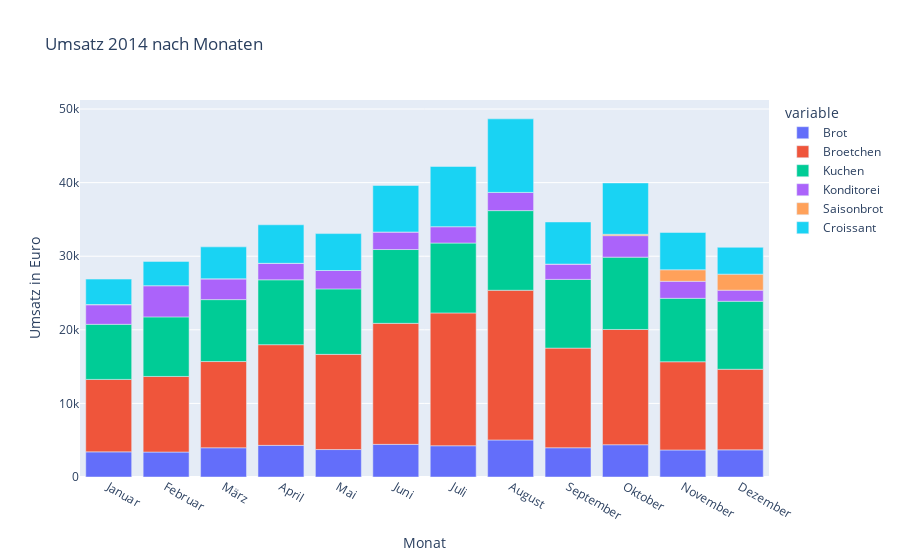
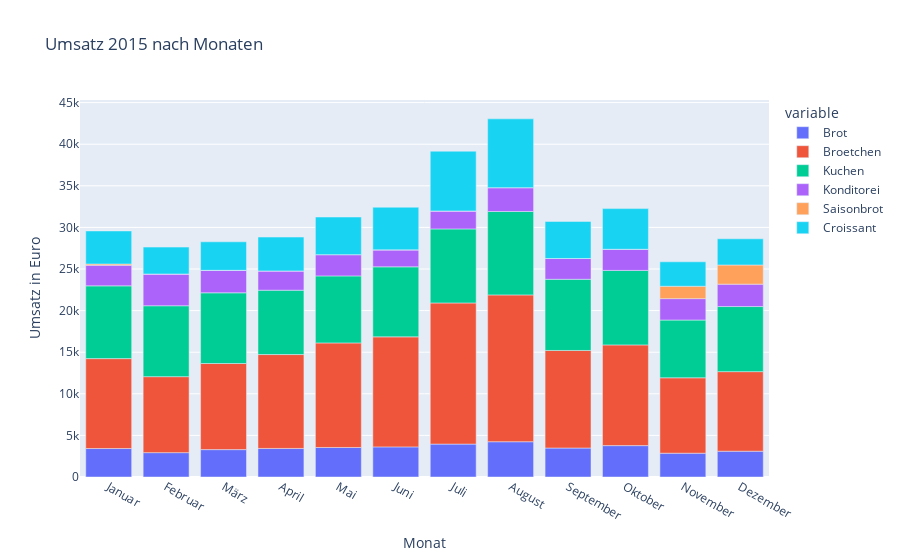
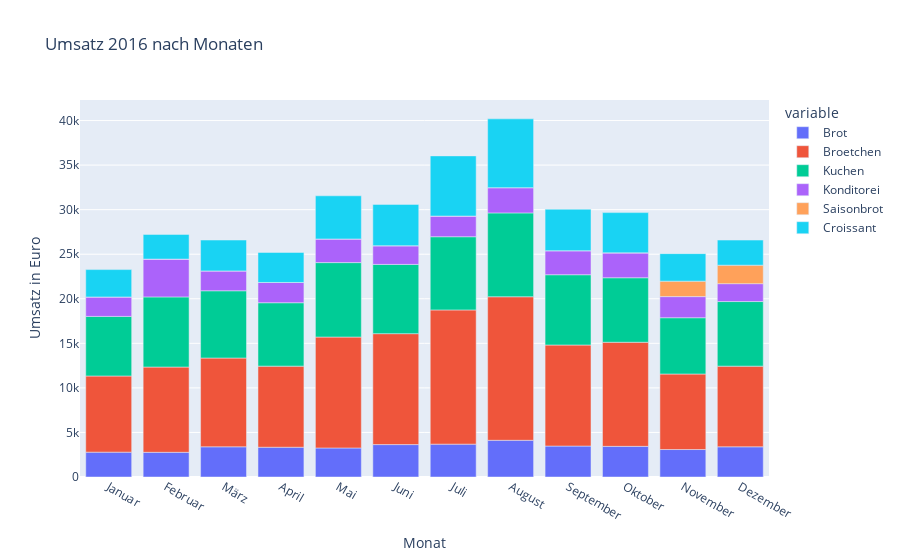
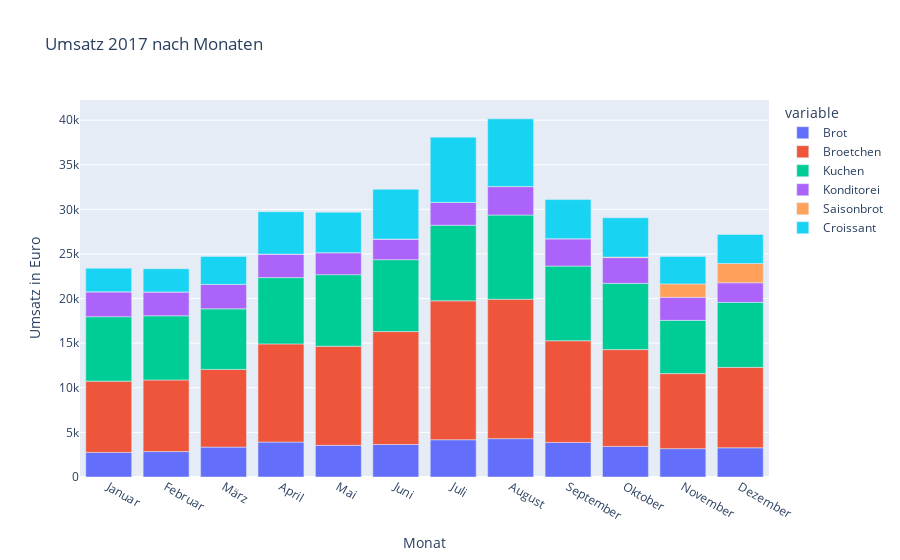

Notebook cell for these charts, in order:
### Code cell
#gesamtumsatz von 2014 nach monaten als barplot

def plot_gesamtumsatz(data, year):
    data_grouped = data.groupby('month').sum().reset_index()
    data_grouped = data_grouped.rename(columns={'Umsatz_total': 'Gesamtumsatz'})
    
    fig = px.bar(data_grouped, x='month', y=['Brot', 'Broetchen', 'Kuchen', 'Konditorei', 'Saisonbrot', 'Croissant'], title=f'Umsatz {year} nach Monaten')
    fig.update_xaxes(title_text='Monat')
    fig.update_yaxes(title_text='Umsatz in Euro')
    fig.update_xaxes(tickvals=[1,2,3,4,5,6,7,8,9,10,11,12], ticktext=['Januar', 'Februar', 'März', 'April', 'Mai', 'Juni', 'Juli', 'August', 'September', 'Oktober', 'November', 'Dezember'])
    fig.show()

plot_gesamtumsatz(data_2014, 2014)
plot_gesamtumsatz(data_2015, 2015)
plot_gesamtumsatz(data_2016, 2016)
plot_gesamtumsatz(data_2017, 2017)

### Figure 1 — Plotly figure (JSON) as saved in the notebook; plotly's stock layout.template omitted (floating-point values rounded to 4 significant figures)
{"data": [{"alignmentgroup": "True", "hovertemplate": "variable=Brot<br>month=%{x}<br>value=%{y}<extra></extra>", "legendgroup": "Brot", "marker": {"color": "#636efa", "pattern": {"shape": ""}}, "name": "Brot", "offsetgroup": "Brot", "orientation": "v", "showlegend": true, "textposition": "auto", "type": "bar", "x": [1, 2, 3, 4, 5, 6, 7, 8, 9, 10, 11, 12], "xaxis": "x", "y": [3416.0, 3389.0, 3971.0, 4298.0, 3730.0, 4434.0, 4247.0, 5031.0, 3974.0, 4386.0, 3673.0, 3688.0], "yaxis": "y"}, {"alignmentgroup": "True", "hovertemplate": "variable=Broetchen<br>month=%{x}<br>value=%{y}<extra></extra>", "legendgroup": "Broetchen", "marker": {"color": "#EF553B", "pattern": {"shape": ""}}, "name": "Broetchen", "offsetgroup": "Broetchen", "orientation": "v", "showlegend": true, "textposition": "auto", "type": "bar", "x": [1, 2, 3, 4, 5, 6, 7, 8, 9, 10, 11, 12], "xaxis": "x", "y": [9846.0, 10270.0, 11720.0, 13680.0, 12930.0, 16450.0, 18050.0, 20340.0, 13540.0, 15660.0, 11990.0, 10950.0], "yaxis": "y"}, {"alignmentgroup": "True", "hovertemplate": "variable=Kuchen<br>month=%{x}<br>value=%{y}<extra></extra>", "legendgroup": "Kuchen", "marker": {"color": "#00cc96", "pattern": {"shape": ""}}, "name": "Kuchen", "offsetgroup": "Kuchen", "orientation": "v", "showlegend": true, "textposition": "auto", "type": "bar", "x": [1, 2, 3, 4, 5, 6, 7, 8, 9, 10, 11, 12], "xaxis": "x", "y": [7488.0, 8094.0, 8415.0, 8814.0, 8896.0, 10030.0, 9497.0, 10820.0, 9342.0, 9831.0, 8619.0, 9237.0], "yaxis": "y"}, {"alignmentgroup": "True", "hovertemplate": "variable=Konditorei<br>month=%{x}<br>value=%{y}<extra></extra>", "legendgroup": "Konditorei", "marker": {"color": "#ab63fa", "pattern": {"shape": ""}}, "name": "Konditorei", "offsetgroup": "Konditorei", "orientation": "v", "showlegend": true, "textposition": "auto", "type": "bar", "x": [1, 2, 3, 4, 5, 6, 7, 8, 9, 10, 11, 12], "xaxis": "x", "y": [2651.0, 4245.0, 2827.0, 2245.0, 2500.0, 2385.0, 2230.0, 2473.0, 2078.0, 2922.0, 2312.0, 1509.0], "yaxis": "y"}, {"alignmentgroup": "True", "hovertemplate": "variable=Saisonbrot<br>month=%{x}<br>value=%{y}<extra></extra>", "legendgroup": "Saisonbrot", "marker": {"color": "#FFA15A", "pattern": {"shape": ""}}, "name": "Saisonbrot", "offsetgroup": "Saisonbrot", "orientation": "v", "showlegend": true, "textposition": "auto", "type": "bar", "x": [1, 2, 3, 4, 5, 6, 7, 8, 9, 10, 11, 12], "xaxis": "x", "y": [35.62, 0, 0, 0, 0, 0, 0, 0, 0, 184.3, 1566.0, 2177.0], "yaxis": "y"}, {"alignmentgroup": "True", "hovertemplate": "variable=Croissant<br>month=%{x}<br>value=%{y}<extra></extra>", "legendgroup": "Croissant", "marker": {"color": "#19d3f3", "pattern": {"shape": ""}}, "name": "Croissant", "offsetgroup": "Croissant", "orientation": "v", "showlegend": true, "textposition": "auto", "type": "bar", "x": [1, 2, 3, 4, 5, 6, 7, 8, 9, 10, 11, 12], "xaxis": "x", "y": [3455.0, 3291.0, 4339.0, 5232.0, 5016.0, 6319.0, 8173.0, 9996.0, 5725.0, 6974.0, 5070.0, 3647.0], "yaxis": "y"}], "layout": {"barmode": "relative", "legend": {"title": {"text": "variable"}, "tracegroupgap": 0}, "title": {"text": "Umsatz 2014 nach Monaten"}, "xaxis": {"anchor": "y", "domain": [0, 1], "ticktext": ["Januar", "Februar", "März", "April", "Mai", "Juni", "Juli", "August", "September", "Oktober", "November", "Dezember"], "tickvals": [1, 2, 3, 4, 5, 6, 7, 8, 9, 10, 11, 12], "title": {"text": "Monat"}}, "yaxis": {"anchor": "x", "domain": [0, 1], "title": {"text": "Umsatz in Euro"}}}}

### Figure 2 — Plotly figure (JSON) as saved in the notebook; plotly's stock layout.template omitted (floating-point values rounded to 4 significant figures)
{"data": [{"alignmentgroup": "True", "hovertemplate": "variable=Brot<br>month=%{x}<br>value=%{y}<extra></extra>", "legendgroup": "Brot", "marker": {"color": "#636efa", "pattern": {"shape": ""}}, "name": "Brot", "offsetgroup": "Brot", "orientation": "v", "showlegend": true, "textposition": "auto", "type": "bar", "x": [1, 2, 3, 4, 5, 6, 7, 8, 9, 10, 11, 12], "xaxis": "x", "y": [3423.0, 2929.0, 3291.0, 3433.0, 3547.0, 3620.0, 3956.0, 4239.0, 3483.0, 3773.0, 2861.0, 3102.0], "yaxis": "y"}, {"alignmentgroup": "True", "hovertemplate": "variable=Broetchen<br>month=%{x}<br>value=%{y}<extra></extra>", "legendgroup": "Broetchen", "marker": {"color": "#EF553B", "pattern": {"shape": ""}}, "name": "Broetchen", "offsetgroup": "Broetchen", "orientation": "v", "showlegend": true, "textposition": "auto", "type": "bar", "x": [1, 2, 3, 4, 5, 6, 7, 8, 9, 10, 11, 12], "xaxis": "x", "y": [10810.0, 9134.0, 10350.0, 11280.0, 12570.0, 13230.0, 16960.0, 17650.0, 11730.0, 12110.0, 9064.0, 9564.0], "yaxis": "y"}, {"alignmentgroup": "True", "hovertemplate": "variable=Kuchen<br>month=%{x}<br>value=%{y}<extra></extra>", "legendgroup": "Kuchen", "marker": {"color": "#00cc96", "pattern": {"shape": ""}}, "name": "Kuchen", "offsetgroup": "Kuchen", "orientation": "v", "showlegend": true, "textposition": "auto", "type": "bar", "x": [1, 2, 3, 4, 5, 6, 7, 8, 9, 10, 11, 12], "xaxis": "x", "y": [8745.0, 8522.0, 8495.0, 7737.0, 8052.0, 8415.0, 8897.0, 10030.0, 8557.0, 8953.0, 6942.0, 7822.0], "yaxis": "y"}, {"alignmentgroup": "True", "hovertemplate": "variable=Konditorei<br>month=%{x}<br>value=%{y}<extra></extra>", "legendgroup": "Konditorei", "marker": {"color": "#ab63fa", "pattern": {"shape": ""}}, "name": "Konditorei", "offsetgroup": "Konditorei", "orientation": "v", "showlegend": true, "textposition": "auto", "type": "bar", "x": [1, 2, 3, 4, 5, 6, 7, 8, 9, 10, 11, 12], "xaxis": "x", "y": [2475.0, 3812.0, 2702.0, 2312.0, 2558.0, 2041.0, 2154.0, 2862.0, 2497.0, 2544.0, 2574.0, 2690.0], "yaxis": "y"}, {"alignmentgroup": "True", "hovertemplate": "variable=Saisonbrot<br>month=%{x}<br>value=%{y}<extra></extra>", "legendgroup": "Saisonbrot", "marker": {"color": "#FFA15A", "pattern": {"shape": ""}}, "name": "Saisonbrot", "offsetgroup": "Saisonbrot", "orientation": "v", "showlegend": true, "textposition": "auto", "type": "bar", "x": [1, 2, 3, 4, 5, 6, 7, 8, 9, 10, 11, 12], "xaxis": "x", "y": [149.3, 0, 0, 0, 0, 0, 0, 0, 0, 0, 1484.0, 2305.0], "yaxis": "y"}, {"alignmentgroup": "True", "hovertemplate": "variable=Croissant<br>month=%{x}<br>value=%{y}<extra></extra>", "legendgroup": "Croissant", "marker": {"color": "#19d3f3", "pattern": {"shape": ""}}, "name": "Croissant", "offsetgroup": "Croissant", "orientation": "v", "showlegend": true, "textposition": "auto", "type": "bar", "x": [1, 2, 3, 4, 5, 6, 7, 8, 9, 10, 11, 12], "xaxis": "x", "y": [3977.0, 3237.0, 3430.0, 4073.0, 4521.0, 5124.0, 7189.0, 8271.0, 4453.0, 4885.0, 2941.0, 3147.0], "yaxis": "y"}], "layout": {"barmode": "relative", "legend": {"title": {"text": "variable"}, "tracegroupgap": 0}, "title": {"text": "Umsatz 2015 nach Monaten"}, "xaxis": {"anchor": "y", "domain": [0, 1], "ticktext": ["Januar", "Februar", "März", "April", "Mai", "Juni", "Juli", "August", "September", "Oktober", "November", "Dezember"], "tickvals": [1, 2, 3, 4, 5, 6, 7, 8, 9, 10, 11, 12], "title": {"text": "Monat"}}, "yaxis": {"anchor": "x", "domain": [0, 1], "title": {"text": "Umsatz in Euro"}}}}

### Figure 3 — Plotly figure (JSON) as saved in the notebook; plotly's stock layout.template omitted (floating-point values rounded to 4 significant figures)
{"data": [{"alignmentgroup": "True", "hovertemplate": "variable=Brot<br>month=%{x}<br>value=%{y}<extra></extra>", "legendgroup": "Brot", "marker": {"color": "#636efa", "pattern": {"shape": ""}}, "name": "Brot", "offsetgroup": "Brot", "orientation": "v", "showlegend": true, "textposition": "auto", "type": "bar", "x": [1, 2, 3, 4, 5, 6, 7, 8, 9, 10, 11, 12], "xaxis": "x", "y": [2788.0, 2772.0, 3389.0, 3342.0, 3258.0, 3638.0, 3689.0, 4120.0, 3473.0, 3440.0, 3084.0, 3389.0], "yaxis": "y"}, {"alignmentgroup": "True", "hovertemplate": "variable=Broetchen<br>month=%{x}<br>value=%{y}<extra></extra>", "legendgroup": "Broetchen", "marker": {"color": "#EF553B", "pattern": {"shape": ""}}, "name": "Broetchen", "offsetgroup": "Broetchen", "orientation": "v", "showlegend": true, "textposition": "auto", "type": "bar", "x": [1, 2, 3, 4, 5, 6, 7, 8, 9, 10, 11, 12], "xaxis": "x", "y": [8547.0, 9567.0, 9961.0, 9100.0, 12450.0, 12450.0, 15060.0, 16110.0, 11340.0, 11680.0, 8474.0, 9050.0], "yaxis": "y"}, {"alignmentgroup": "True", "hovertemplate": "variable=Kuchen<br>month=%{x}<br>value=%{y}<extra></extra>", "legendgroup": "Kuchen", "marker": {"color": "#00cc96", "pattern": {"shape": ""}}, "name": "Kuchen", "offsetgroup": "Kuchen", "orientation": "v", "showlegend": true, "textposition": "auto", "type": "bar", "x": [1, 2, 3, 4, 5, 6, 7, 8, 9, 10, 11, 12], "xaxis": "x", "y": [6687.0, 7870.0, 7547.0, 7115.0, 8355.0, 7768.0, 8215.0, 9409.0, 7887.0, 7241.0, 6316.0, 7249.0], "yaxis": "y"}, {"alignmentgroup": "True", "hovertemplate": "variable=Konditorei<br>month=%{x}<br>value=%{y}<extra></extra>", "legendgroup": "Konditorei", "marker": {"color": "#ab63fa", "pattern": {"shape": ""}}, "name": "Konditorei", "offsetgroup": "Konditorei", "orientation": "v", "showlegend": true, "textposition": "auto", "type": "bar", "x": [1, 2, 3, 4, 5, 6, 7, 8, 9, 10, 11, 12], "xaxis": "x", "y": [2181.0, 4245.0, 2231.0, 2272.0, 2651.0, 2098.0, 2319.0, 2832.0, 2693.0, 2792.0, 2369.0, 2006.0], "yaxis": "y"}, {"alignmentgroup": "True", "hovertemplate": "variable=Saisonbrot<br>month=%{x}<br>value=%{y}<extra></extra>", "legendgroup": "Saisonbrot", "marker": {"color": "#FFA15A", "pattern": {"shape": ""}}, "name": "Saisonbrot", "offsetgroup": "Saisonbrot", "orientation": "v", "showlegend": true, "textposition": "auto", "type": "bar", "x": [1, 2, 3, 4, 5, 6, 7, 8, 9, 10, 11, 12], "xaxis": "x", "y": [0, 0, 0, 0, 0, 0, 0, 0, 0, 0, 1735.0, 2075.0], "yaxis": "y"}, {"alignmentgroup": "True", "hovertemplate": "variable=Croissant<br>month=%{x}<br>value=%{y}<extra></extra>", "legendgroup": "Croissant", "marker": {"color": "#19d3f3", "pattern": {"shape": ""}}, "name": "Croissant", "offsetgroup": "Croissant", "orientation": "v", "showlegend": true, "textposition": "auto", "type": "bar", "x": [1, 2, 3, 4, 5, 6, 7, 8, 9, 10, 11, 12], "xaxis": "x", "y": [3073.0, 2769.0, 3465.0, 3370.0, 4845.0, 4640.0, 6752.0, 7722.0, 4656.0, 4515.0, 3087.0, 2818.0], "yaxis": "y"}], "layout": {"barmode": "relative", "legend": {"title": {"text": "variable"}, "tracegroupgap": 0}, "title": {"text": "Umsatz 2016 nach Monaten"}, "xaxis": {"anchor": "y", "domain": [0, 1], "ticktext": ["Januar", "Februar", "März", "April", "Mai", "Juni", "Juli", "August", "September", "Oktober", "November", "Dezember"], "tickvals": [1, 2, 3, 4, 5, 6, 7, 8, 9, 10, 11, 12], "title": {"text": "Monat"}}, "yaxis": {"anchor": "x", "domain": [0, 1], "title": {"text": "Umsatz in Euro"}}}}

### Figure 4 — Plotly figure (JSON) as saved in the notebook; plotly's stock layout.template omitted (floating-point values rounded to 4 significant figures)
{"data": [{"alignmentgroup": "True", "hovertemplate": "variable=Brot<br>month=%{x}<br>value=%{y}<extra></extra>", "legendgroup": "Brot", "marker": {"color": "#636efa", "pattern": {"shape": ""}}, "name": "Brot", "offsetgroup": "Brot", "orientation": "v", "showlegend": true, "textposition": "auto", "type": "bar", "x": [1, 2, 3, 4, 5, 6, 7, 8, 9, 10, 11, 12], "xaxis": "x", "y": [2758.0, 2851.0, 3351.0, 3917.0, 3549.0, 3643.0, 4175.0, 4298.0, 3874.0, 3431.0, 3180.0, 3274.0], "yaxis": "y"}, {"alignmentgroup": "True", "hovertemplate": "variable=Broetchen<br>month=%{x}<br>value=%{y}<extra></extra>", "legendgroup": "Broetchen", "marker": {"color": "#EF553B", "pattern": {"shape": ""}}, "name": "Broetchen", "offsetgroup": "Broetchen", "orientation": "v", "showlegend": true, "textposition": "auto", "type": "bar", "x": [1, 2, 3, 4, 5, 6, 7, 8, 9, 10, 11, 12], "xaxis": "x", "y": [7989.0, 8028.0, 8712.0, 11000.0, 11110.0, 12660.0, 15570.0, 15630.0, 11400.0, 10850.0, 8410.0, 9018.0], "yaxis": "y"}, {"alignmentgroup": "True", "hovertemplate": "variable=Kuchen<br>month=%{x}<br>value=%{y}<extra></extra>", "legendgroup": "Kuchen", "marker": {"color": "#00cc96", "pattern": {"shape": ""}}, "name": "Kuchen", "offsetgroup": "Kuchen", "orientation": "v", "showlegend": true, "textposition": "auto", "type": "bar", "x": [1, 2, 3, 4, 5, 6, 7, 8, 9, 10, 11, 12], "xaxis": "x", "y": [7221.0, 7188.0, 6786.0, 7429.0, 8024.0, 8059.0, 8473.0, 9435.0, 8368.0, 7429.0, 5968.0, 7283.0], "yaxis": "y"}, {"alignmentgroup": "True", "hovertemplate": "variable=Konditorei<br>month=%{x}<br>value=%{y}<extra></extra>", "legendgroup": "Konditorei", "marker": {"color": "#ab63fa", "pattern": {"shape": ""}}, "name": "Konditorei", "offsetgroup": "Konditorei", "orientation": "v", "showlegend": true, "textposition": "auto", "type": "bar", "x": [1, 2, 3, 4, 5, 6, 7, 8, 9, 10, 11, 12], "xaxis": "x", "y": [2793.0, 2679.0, 2737.0, 2633.0, 2465.0, 2304.0, 2560.0, 3193.0, 3068.0, 2880.0, 2583.0, 2197.0], "yaxis": "y"}, {"alignmentgroup": "True", "hovertemplate": "variable=Saisonbrot<br>month=%{x}<br>value=%{y}<extra></extra>", "legendgroup": "Saisonbrot", "marker": {"color": "#FFA15A", "pattern": {"shape": ""}}, "name": "Saisonbrot", "offsetgroup": "Saisonbrot", "orientation": "v", "showlegend": true, "textposition": "auto", "type": "bar", "x": [1, 2, 3, 4, 5, 6, 7, 8, 9, 10, 11, 12], "xaxis": "x", "y": [0, 0, 0, 0, 0, 0, 0, 0, 0, 64.64, 1504.0, 2165.0], "yaxis": "y"}, {"alignmentgroup": "True", "hovertemplate": "variable=Croissant<br>month=%{x}<br>value=%{y}<extra></extra>", "legendgroup": "Croissant", "marker": {"color": "#19d3f3", "pattern": {"shape": ""}}, "name": "Croissant", "offsetgroup": "Croissant", "orientation": "v", "showlegend": true, "textposition": "auto", "type": "bar", "x": [1, 2, 3, 4, 5, 6, 7, 8, 9, 10, 11, 12], "xaxis": "x", "y": [2643.0, 2599.0, 3141.0, 4753.0, 4530.0, 5591.0, 7317.0, 7590.0, 4387.0, 4407.0, 3083.0, 3243.0], "yaxis": "y"}], "layout": {"barmode": "relative", "legend": {"title": {"text": "variable"}, "tracegroupgap": 0}, "title": {"text": "Umsatz 2017 nach Monaten"}, "xaxis": {"anchor": "y", "domain": [0, 1], "ticktext": ["Januar", "Februar", "März", "April", "Mai", "Juni", "Juli", "August", "September", "Oktober", "November", "Dezember"], "tickvals": [1, 2, 3, 4, 5, 6, 7, 8, 9, 10, 11, 12], "title": {"text": "Monat"}}, "yaxis": {"anchor": "x", "domain": [0, 1], "title": {"text": "Umsatz in Euro"}}}}
